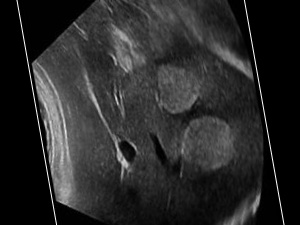
#> input picture Original_Data/New folder/H1_100deg.jpg, 300 x 225 px, found by its file name; its folder holds only this picture in this run
$ jupyter execute Augmentation.ipynb
#> lines starting #> are read from the running program, lines starting #| are printed output that depends on the picture
[cell 1]
import cv2
import os
import numpy as np
def rotate_images(directory, angles):
  """
  Rotates images in a directory by specified angles and saves the rotated images.

  Args:
      directory (str): Path to the directory containing the images.
      angles (list): List of angles in degrees to rotate the images by.
  """
  for filename in os.listdir(directory):
    if filename.endswith(".jpg") or filename.endswith(".png") or filename.endswith(".jpeg"):
      # Read the image
      img = cv2.imread(os.path.join(directory, filename))
#> img is the input picture: shape (225, 300, 3); min 0, max 255, mean 41.5

      for angle in angles:
        # Convert angle to radians
        rad_angle = np.deg2rad(angle)

        # Get image center
        center = (img.shape[1] // 2, img.shape[0] // 2)

        # Create rotation matrix
        rotation_matrix = cv2.getRotationMatrix2D(center, angle, 1.0)

        # Rotate the image
        rotated_img = cv2.warpAffine(img, rotation_matrix, (img.shape[1], img.shape[0]))

        # Save the rotated image with a suffix indicating the rotation angle
        new_filename = os.path.splitext(filename)[0] + f"_{angle}deg.jpg"
        cv2.imwrite(os.path.join(directory, new_filename), rotated_img)
#> this loop made 4 passes
#> pass 1, in rotate_images, `rotated_img = cv2.warpAffine(img, rotation_matrix, (img.shape[1], img...`:
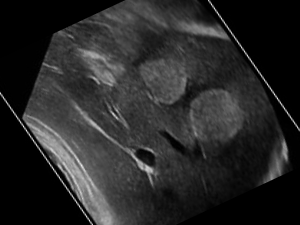
#> rotated_img: shape (225, 300, 3); min 0, max 241, mean 40.1
#> pass 2, in rotate_images, `rotated_img = cv2.warpAffine(img, rotation_matrix, (img.shape[1], img...`:
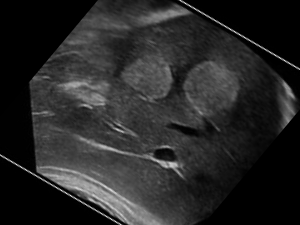
#> rotated_img: shape (225, 300, 3); min 0, max 228, mean 39.6
#> pass 3, in rotate_images, `rotated_img = cv2.warpAffine(img, rotation_matrix, (img.shape[1], img...`:
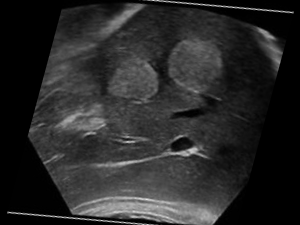
#> rotated_img: shape (225, 300, 3); min 0, max 230, mean 40.8

# Specify the directory containing the images
image_directory = r"C:\Users\DELL\Desktop\TRY\Project_Files -copy2\Project_Files -copy2\Original_Data\New folder"

# Define the angles for rotation
angles = [25,50,75,100]

# Call the rotate_images function
rotate_images(image_directory, angles)

print(f"Images in '{image_directory}' rotated and saved successfully!")

[cell 2]
def flip_images_horizontally(image_dir):
  """
  Flips images in a directory horizontally and saves them with a prefix.

  Args:
    image_dir (str): Path to the directory containing images.
  """
  for filename in os.listdir(image_dir):
    if filename.lower().endswith(('.jpg', '.jpeg', '.png')):  # Check for image extensions (case-insensitive)
      image_path = os.path.join(image_dir, filename)
      image = cv2.imread(image_path)

      # Flip the image horizontally
      flipped_image = cv2.flip(image, 1)  # Flip code 1 for horizontal flip
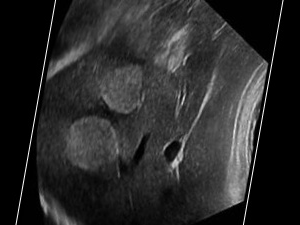
#> flipped_image: shape (225, 300, 3); min 0, max 255, mean 41.5

      # Create a new filename with "_H" prefix
      basename, ext = os.path.splitext(filename)
      output_filename = f"{basename}_H{ext}"
#> output_filename = 'H1_100deg_H.jpg'

      # Save the flipped image
      cv2.imwrite(os.path.join(image_dir, output_filename), flipped_image)

# Replace with your image directory path
image_dir = r"C:\Users\DELL\Desktop\TRY\Project_Files -copy2\Project_Files -copy2\Original_Data\New folder"

# Call the function to flip images
flip_images_horizontally(image_dir)

print(f"Images in '{image_dir}' flipped and saved successfully!")

[cell 3]
def flip_images_horizontally(image_dir):
  """
  Flips images in a directory horizontally and saves them with a prefix.

  Args:
    image_dir (str): Path to the directory containing images.
  """
  for filename in os.listdir(image_dir):
    if filename.lower().endswith(('.jpg', '.jpeg', '.png')):  # Check for image extensions (case-insensitive)
      image_path = os.path.join(image_dir, filename)
      image = cv2.imread(image_path)

      # Flip the image horizontally
      flipped_image = cv2.flip(image, 0)  # Flip code 1 for vertical flip
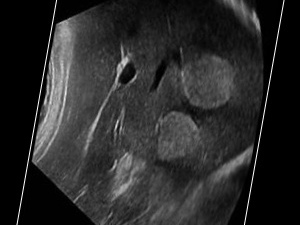
#> flipped_image: shape (225, 300, 3); min 0, max 255, mean 41.5

      # Create a new filename with "_H" prefix
      basename, ext = os.path.splitext(filename)
      output_filename = f"{basename}_V{ext}"
#> output_filename = 'H1_100deg_V.jpg'

      # Save the flipped image
      cv2.imwrite(os.path.join(image_dir, output_filename), flipped_image)

# Replace with your image directory path
image_dir = r"C:\Users\DELL\Desktop\TRY\Project_Files -copy2\Project_Files -copy2\Original_Data\New folder"

# Call the function to flip images
flip_images_horizontally(image_dir)

print(f"Images in '{image_dir}' flipped and saved successfully!")

$ run again, on Original_Data/New folder/H1_100deg_H_V_75deg.jpg
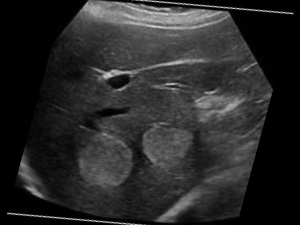
#> input picture Original_Data/New folder/H1_100deg_H_V_75deg.jpg, 300 x 225 px, found by its file name
#> in rotate_images, img is the input picture: shape (225, 300, 3); min 0, max 228, mean 40.9
#> in flip_images_horizontally, `flipped_image = cv2.flip(image, 1)`:
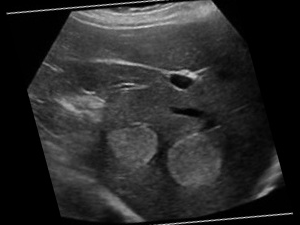
#> flipped_image: shape (225, 300, 3); min 0, max 228, mean 40.9
#> in flip_images_horizontally, `output_filename = f"{basename}_H{ext}"`: output_filename = 'H1_100deg_H_V_75deg_H.jpg'
#> in flip_images_horizontally, `flipped_image = cv2.flip(image, 0)`:
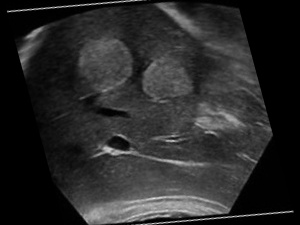
#> flipped_image: shape (225, 300, 3); min 0, max 228, mean 40.9
#> in flip_images_horizontally, `output_filename = f"{basename}_V{ext}"`: output_filename = 'H1_100deg_H_V_75deg_V.jpg'

$ run again, on Original_Data/New folder/H1_100deg_V.jpg
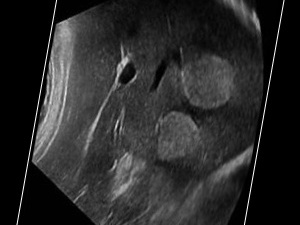
#> input picture Original_Data/New folder/H1_100deg_V.jpg, 300 x 225 px, found by its file name
#> in rotate_images, img is the input picture: shape (225, 300, 3); min 0, max 255, mean 41.5
#> the loop in rotate_images, `for angle in angles:` made 4 passes
#> pass 1, in rotate_images, `rotated_img = cv2.warpAffine(img, rotation_matrix, (img.shape[1], img...`:
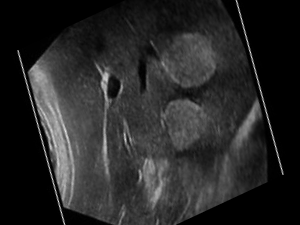
#> rotated_img: shape (225, 300, 3); min 0, max 242, mean 39.8
#> in flip_images_horizontally, `flipped_image = cv2.flip(image, 1)`:
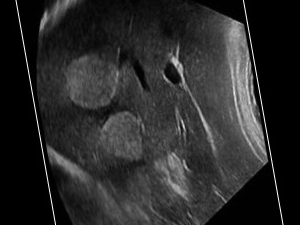
#> flipped_image: shape (225, 300, 3); min 0, max 255, mean 41.5
#> in flip_images_horizontally, `output_filename = f"{basename}_H{ext}"`: output_filename = 'H1_100deg_V_H.jpg'
#> in flip_images_horizontally, `output_filename = f"{basename}_V{ext}"`: output_filename = 'H1_100deg_V_V.jpg'

$ run again, on Original_Data/New folder/H1_100deg_V_100deg.jpg
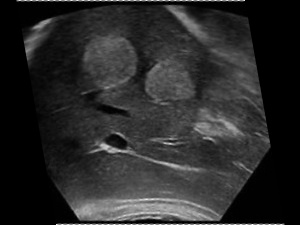
#> input picture Original_Data/New folder/H1_100deg_V_100deg.jpg, 300 x 225 px, found by its file name
#> in rotate_images, img is the input picture: shape (225, 300, 3); min 0, max 255, mean 41.2
#> in flip_images_horizontally, `flipped_image = cv2.flip(image, 1)`:
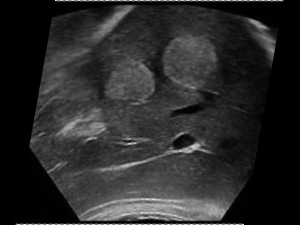
#> flipped_image: shape (225, 300, 3); min 0, max 255, mean 41.2
#> in flip_images_horizontally, `output_filename = f"{basename}_H{ext}"`: output_filename = 'H1_100deg_V_100deg_H.jpg'
#> in flip_images_horizontally, `flipped_image = cv2.flip(image, 0)`:
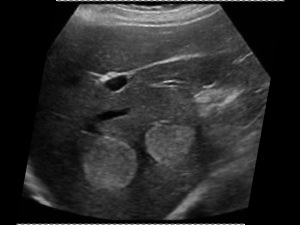
#> flipped_image: shape (225, 300, 3); min 0, max 255, mean 41.2
#> in flip_images_horizontally, `output_filename = f"{basename}_V{ext}"`: output_filename = 'H1_100deg_V_100deg_V.jpg'
